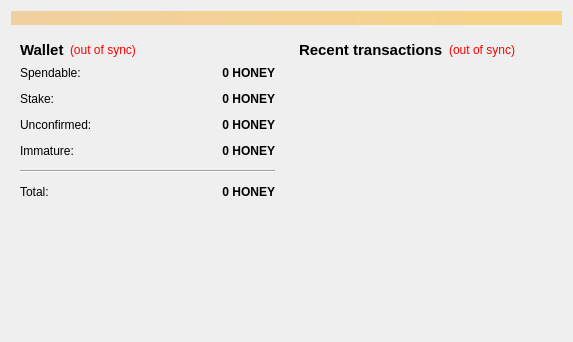
<?xml version="1.0" encoding="UTF-8"?>
<ui version="4.0">
 <class>OverviewPage</class>
 <widget class="QWidget" name="OverviewPage">
  <property name="geometry">
   <rect>
    <x>0</x>
    <y>0</y>
    <width>573</width>
    <height>342</height>
   </rect>
  </property>
  <property name="windowTitle">
   <string>Form</string>
  </property>
  <layout class="QVBoxLayout" name="topLayout">
   <item>
    <widget class="QLabel" name="labelAlerts">
     <property name="visible">
      <bool>false</bool>
     </property>
     <property name="styleSheet">
      <string notr="true">background-color: qlineargradient(x1: 0, y1: 0, x2: 1, y2: 0, stop:0 #F0D0A0, stop:1 #F8D488);  color:#000000
</string>
     </property>
     <property name="wordWrap">
      <bool>true</bool>
     </property>
     <property name="margin">
      <number>3</number>
     </property>
    </widget>
   </item>
   <item>
    <layout class="QHBoxLayout" name="horizontalLayout" stretch="1,1">
     <item>
      <layout class="QVBoxLayout" name="verticalLayout_2">
       <item>
        <widget class="QWidget" name="widget" native="true">
         <layout class="QVBoxLayout" name="verticalLayout_4">
          <item>
           <layout class="QHBoxLayout" name="horizontalLayout_4">
            <item>
             <widget class="QLabel" name="label_5">
              <property name="font">
               <font>
                <pointsize>11</pointsize>
                <weight>75</weight>
                <bold>true</bold>
               </font>
              </property>
              <property name="text">
               <string>Wallet</string>
              </property>
             </widget>
            </item>
            <item>
             <widget class="QLabel" name="labelWalletStatus">
              <property name="toolTip">
               <string>The displayed information may be out of date. Your wallet automatically synchronizes with the Honey network after a connection is established, but this process has not completed yet.</string>
              </property>
              <property name="styleSheet">
               <string notr="true">QLabel { color: red; }</string>
              </property>
              <property name="text">
               <string notr="true">(out of sync)</string>
              </property>
              <property name="alignment">
               <set>Qt::AlignLeading|Qt::AlignLeft|Qt::AlignVCenter</set>
              </property>
             </widget>
            </item>
            <item>
             <spacer name="horizontalSpacer_2">
              <property name="orientation">
               <enum>Qt::Horizontal</enum>
              </property>
              <property name="sizeHint" stdset="0">
               <size>
                <width>40</width>
                <height>20</height>
               </size>
              </property>
             </spacer>
            </item>
           </layout>
          </item>
          <item>
           <layout class="QFormLayout" name="formLayout_2">
            <property name="fieldGrowthPolicy">
             <enum>QFormLayout::AllNonFixedFieldsGrow</enum>
            </property>
            <property name="horizontalSpacing">
             <number>12</number>
            </property>
            <property name="verticalSpacing">
             <number>12</number>
            </property>
            <item row="0" column="0">
             <widget class="QLabel" name="label">
              <property name="text">
               <string>Spendable:</string>
              </property>
             </widget>
            </item>
            <item row="0" column="1">
             <widget class="QLabel" name="labelBalance">
              <property name="font">
               <font>
                <weight>75</weight>
                <bold>true</bold>
               </font>
              </property>
              <property name="cursor">
               <cursorShape>IBeamCursor</cursorShape>
              </property>
              <property name="toolTip">
               <string>Your current spendable balance</string>
              </property>
              <property name="text">
               <string notr="true">0 HONEY</string>
              </property>
              <property name="alignment">
               <set>Qt::AlignRight|Qt::AlignTrailing|Qt::AlignVCenter</set>
              </property>
              <property name="textInteractionFlags">
               <set>Qt::LinksAccessibleByMouse|Qt::TextSelectableByKeyboard|Qt::TextSelectableByMouse</set>
              </property>
             </widget>
            </item>
            <item row="1" column="0">
             <widget class="QLabel" name="label_6">
              <property name="text">
               <string>Stake:</string>
              </property>
             </widget>
            </item>
            <item row="1" column="1">
             <widget class="QLabel" name="labelStake">
              <property name="font">
               <font>
                <weight>75</weight>
                <bold>true</bold>
               </font>
              </property>
              <property name="cursor">
               <cursorShape>IBeamCursor</cursorShape>
              </property>
              <property name="toolTip">
               <string>Total of coins that was staked, and do not yet count toward the current balance</string>
              </property>
              <property name="text">
               <string notr="true">0 HONEY</string>
              </property>
              <property name="alignment">
               <set>Qt::AlignRight|Qt::AlignTrailing|Qt::AlignVCenter</set>
              </property>
              <property name="textInteractionFlags">
               <set>Qt::LinksAccessibleByMouse|Qt::TextSelectableByKeyboard|Qt::TextSelectableByMouse</set>
              </property>
             </widget>
            </item>
            <item row="2" column="0">
             <widget class="QLabel" name="label_3">
              <property name="text">
               <string>Unconfirmed:</string>
              </property>
             </widget>
            </item>
            <item row="2" column="1">
             <widget class="QLabel" name="labelUnconfirmed">
              <property name="font">
               <font>
                <weight>75</weight>
                <bold>true</bold>
               </font>
              </property>
              <property name="cursor">
               <cursorShape>IBeamCursor</cursorShape>
              </property>
              <property name="toolTip">
               <string>Total of transactions that have yet to be confirmed, and do not yet count toward the current balance</string>
              </property>
              <property name="text">
               <string notr="true">0 HONEY</string>
              </property>
              <property name="alignment">
               <set>Qt::AlignRight|Qt::AlignTrailing|Qt::AlignVCenter</set>
              </property>
              <property name="textInteractionFlags">
               <set>Qt::LinksAccessibleByMouse|Qt::TextSelectableByKeyboard|Qt::TextSelectableByMouse</set>
              </property>
             </widget>
            </item>
            <item row="3" column="0">
             <widget class="QLabel" name="labelImmatureText">
              <property name="text">
               <string>Immature:</string>
              </property>
             </widget>
            </item>
            <item row="3" column="1">
             <widget class="QLabel" name="labelImmature">
              <property name="font">
               <font>
                <weight>75</weight>
                <bold>true</bold>
               </font>
              </property>
              <property name="toolTip">
               <string>Mined balance that has not yet matured</string>
              </property>
              <property name="text">
               <string notr="true">0 HONEY</string>
              </property>
              <property name="alignment">
               <set>Qt::AlignRight|Qt::AlignTrailing|Qt::AlignVCenter</set>
              </property>
              <property name="textInteractionFlags">
               <set>Qt::LinksAccessibleByMouse|Qt::TextSelectableByKeyboard|Qt::TextSelectableByMouse</set>
              </property>
             </widget>
            </item>
            <item row="4" column="0" colspan="2">
             <widget class="Line" name="line">
              <property name="orientation">
               <enum>Qt::Horizontal</enum>
              </property>
             </widget>
            </item>
            <item row="5" column="0">
             <widget class="QLabel" name="labelTotalText">
              <property name="text">
               <string>Total:</string>
              </property>
             </widget>
            </item>
            <item row="5" column="1">
             <widget class="QLabel" name="labelTotal">
              <property name="font">
               <font>
                <weight>75</weight>
                <bold>true</bold>
               </font>
              </property>
              <property name="cursor">
               <cursorShape>IBeamCursor</cursorShape>
              </property>
              <property name="toolTip">
               <string>Your current total balance</string>
              </property>
              <property name="text">
               <string notr="true">0 HONEY</string>
              </property>
              <property name="alignment">
               <set>Qt::AlignRight|Qt::AlignTrailing|Qt::AlignVCenter</set>
              </property>
              <property name="textInteractionFlags">
               <set>Qt::LinksAccessibleByMouse|Qt::TextSelectableByKeyboard|Qt::TextSelectableByMouse</set>
              </property>
             </widget>
            </item>
           </layout>
          </item>
         </layout>
        </widget>
       </item>
       <item>
        <spacer name="verticalSpacer">
         <property name="orientation">
          <enum>Qt::Vertical</enum>
         </property>
         <property name="sizeHint" stdset="0">
          <size>
           <width>20</width>
           <height>40</height>
          </size>
         </property>
        </spacer>
       </item>
      </layout>
     </item>
     <item>
      <layout class="QVBoxLayout" name="verticalLayout_3">
       <item>
        <widget class="QWidget" name="widget_2" native="true">
         <layout class="QVBoxLayout" name="verticalLayout">
          <item>
           <layout class="QHBoxLayout" name="horizontalLayout_2">
            <item>
             <widget class="QLabel" name="label_4">
              <property name="font">
               <font>
                <pointsize>11</pointsize>
                <weight>75</weight>
                <bold>true</bold>
               </font>
              </property>
              <property name="text">
               <string>&lt;b&gt;Recent transactions&lt;/b&gt;</string>
              </property>
             </widget>
            </item>
            <item>
             <widget class="QLabel" name="labelTransactionsStatus">
              <property name="toolTip">
               <string>The displayed information may be out of date. Your wallet automatically synchronizes with the Honey network after a connection is established, but this process has not completed yet.</string>
              </property>
              <property name="styleSheet">
               <string notr="true">QLabel { color: red; }</string>
              </property>
              <property name="text">
               <string notr="true">(out of sync)</string>
              </property>
              <property name="alignment">
               <set>Qt::AlignRight|Qt::AlignTrailing|Qt::AlignVCenter</set>
              </property>
             </widget>
            </item>
            <item>
             <spacer name="horizontalSpacer">
              <property name="orientation">
               <enum>Qt::Horizontal</enum>
              </property>
              <property name="sizeHint" stdset="0">
               <size>
                <width>40</width>
                <height>20</height>
               </size>
              </property>
             </spacer>
            </item>
           </layout>
          </item>
          <item>
           <widget class="QListView" name="listTransactions">
            <property name="styleSheet">
             <string notr="true">QListView { background: transparent; }</string>
            </property>
            <property name="frameShape">
             <enum>QFrame::NoFrame</enum>
            </property>
            <property name="verticalScrollBarPolicy">
             <enum>Qt::ScrollBarAlwaysOff</enum>
            </property>
            <property name="horizontalScrollBarPolicy">
             <enum>Qt::ScrollBarAlwaysOff</enum>
            </property>
            <property name="selectionMode">
             <enum>QAbstractItemView::NoSelection</enum>
            </property>
           </widget>
          </item>
         </layout>
        </widget>
       </item>
      </layout>
     </item>
    </layout>
   </item>
  </layout>
 </widget>
 <resources/>
 <connections/>
</ui>
